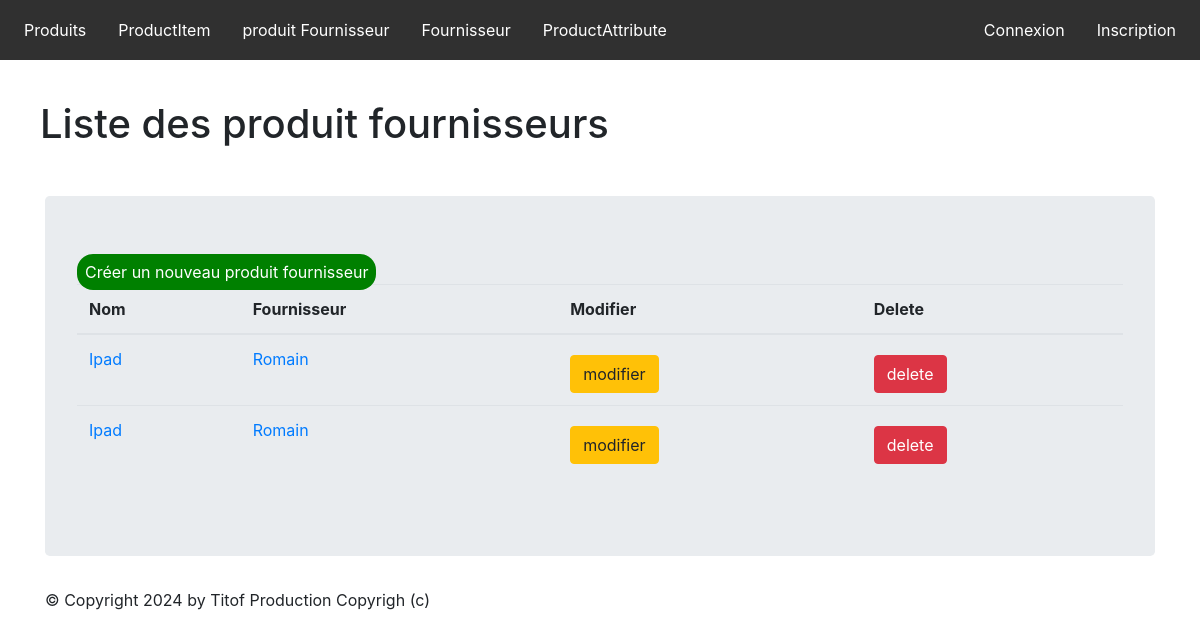
Page /monapp/productFournisseur/list on the earlier database version.
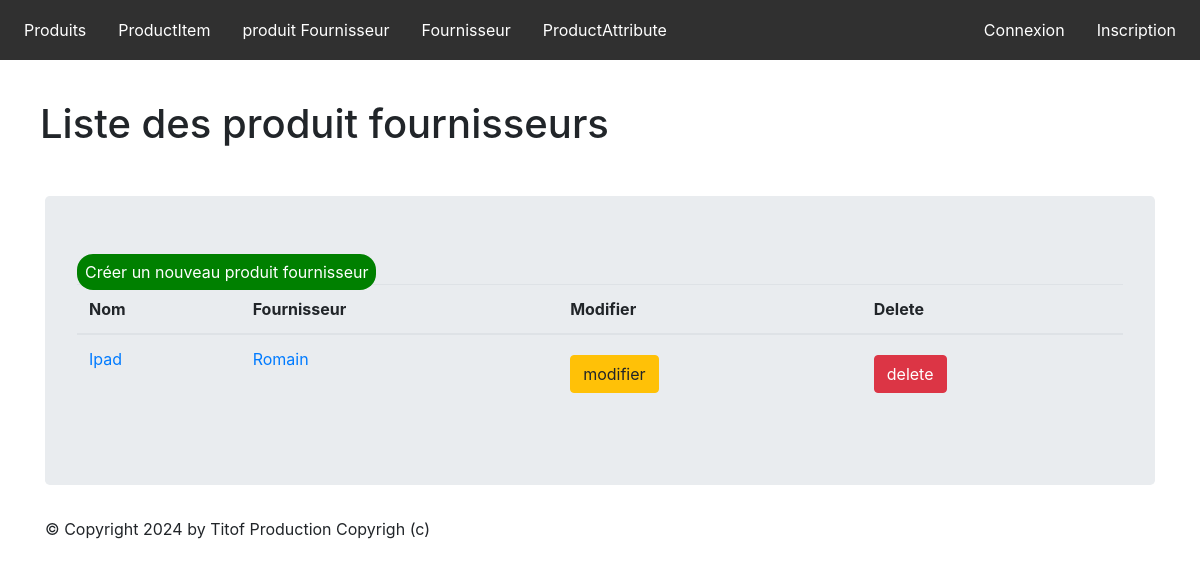
Same page on the later database version.
### monapp/models.py (models this page shows, shortened)
class ProductFournisseur(models.Model):
    class Meta:
        verbose_name = "ProduitFournisseur"
    product       = models.ForeignKey('Product', on_delete=models.CASCADE)
    fournisseur   = models.ForeignKey('Fournisseur', on_delete=models.CASCADE)
    price_ht      = models.DecimalField(max_digits=8, decimal_places=2,  null=True, blank=True, verbose_name="Prix unitaire HT")
    price_ttc     = models.DecimalField(max_digits=8, decimal_places=2,  null=True, blank=True, verbose_name="Prix unitaire TTC")

class Product(models.Model):
    class Meta:
        verbose_name = "Produit"
    name          = models.CharField(max_length=100)
    code          = models.CharField(max_length=10, null=True, blank=True, unique=True)
    status        = models.SmallIntegerField(choices=PRODUCT_STATUS, default=0)
    date_creation = models.DateTimeField(blank=True, verbose_name="Date création")
    stock         = models.IntegerField(default= 0 ,validators=[MinValueValidator(0)])

class Fournisseur(models.Model):
    class Meta:
        verbose_name = "Fournisseur"
    name        = models.CharField(max_length=100)

### monapp/views.py (the view)
# urls.py: path("productFournisseur/list",views.ProductFournisseurListView.as_view(),name="productFournisseur-list"),
class ProductFournisseurListView(ListView):
    model = ProductFournisseur
    template_name = "monapp/list_productFournisseur.html"
    context_object_name = "fournisseur"
    def get_queryset(self ):
        return ProductFournisseur.objects.all()
    def get_context_data(self, **kwargs):
        context = super(ProductFournisseurListView, self).get_context_data(**kwargs)
        context['titremenu'] = "Liste des produit fournisseurs"
        return context

### monapp/templates/monapp/list_productFournisseur.html (shortened to what this page needs)
{% extends 'monapp/base.html' %}
{% block menu %}
    <h1>    {{ titremenu }}    </h1>
{% endblock %}
{% block contenu %}
    <table class="table">
    <a class="btnCree" href="{% url 'productFournisseur-add' %}">Créer un nouveau produit fournisseur</a>
    <thead>
        <th>Nom</th>
        <th> Fournisseur </th>
        <th>Modifier</th>
        <th>Delete</th>
    </thead>
    <tbody>
    {% for prdct in fournisseur %}
    <tr>
        <td><a href="{% url 'productFournisseur-detail' prdct.id %}">{{ prdct.product.name }}</a></td>
        <td><a href="{% url 'fournisseur-detail' prdct.fournisseur.id %}">{{ prdct.fournisseur.name }}</a></td>
        <td>
            <a href="{% url 'productFournisseur-update' prdct.id %}" class="btn btn-warning mt-2">modifier</a>
        </td>
        <td>
            <a href="{% url 'productFournisseur-delete' prdct.id %}" class="btn btn-danger mt-2">delete</a>
        </td>
    </tr>
    {% endfor %}
    </tbody>
    </table>
{% endblock %}

Differences in the rows shown:
removed ProductFournisseur: product.name "Ipad", fournisseur.name "Romain"
